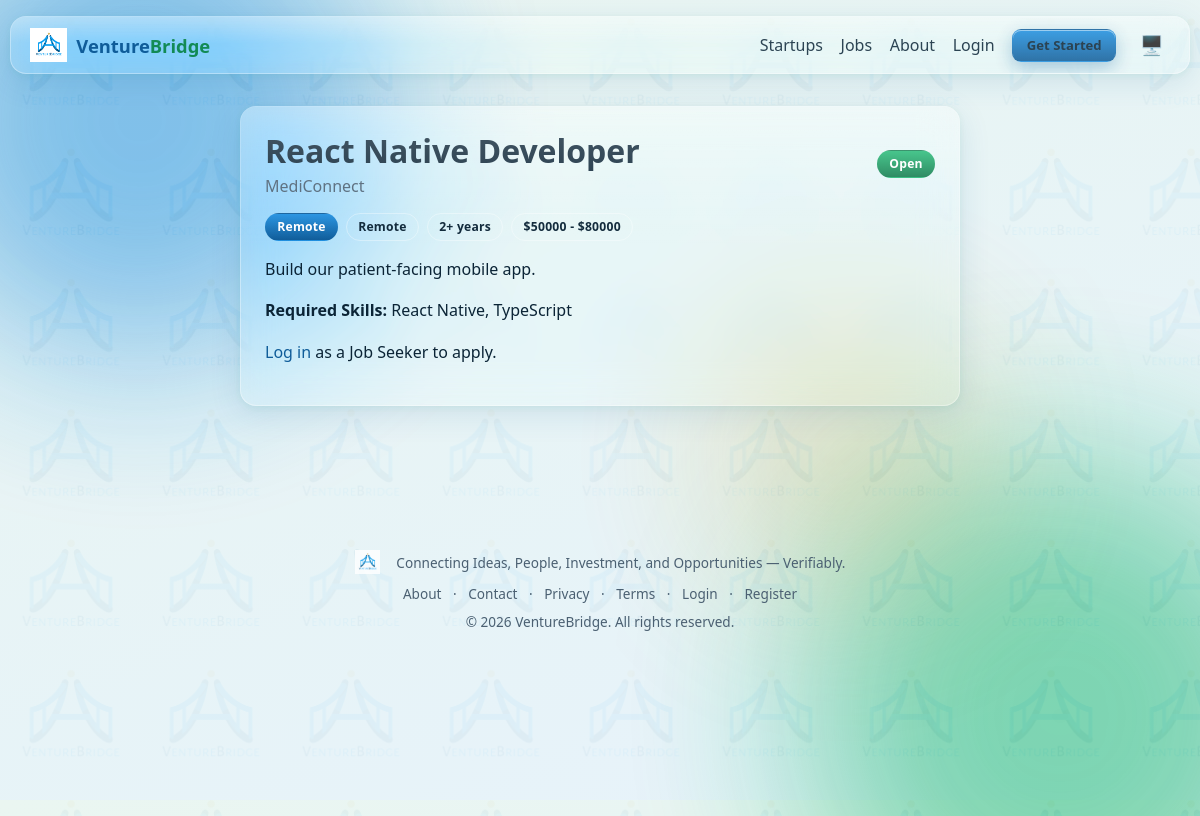
/jobs/3, run on the app's committed database.
### models.py (models this page shows, shortened)
class Job(db.Model):
    id = db.Column(db.Integer, primary_key=True)
    startup_id = db.Column(db.Integer, db.ForeignKey("startup.id"), nullable=False)
    title = db.Column(db.String(150), nullable=False, index=True)
    description = db.Column(db.Text)
    required_skills = db.Column(db.String(500))
    experience_level = db.Column(db.String(50))
    job_type = db.Column(db.String(30))
    location = db.Column(db.String(120), index=True)
    salary_min = db.Column(db.Integer)
    salary_max = db.Column(db.Integer)
    deadline = db.Column(db.Date)
    status = db.Column(db.String(10), default="open")
    created_at = db.Column(db.DateTime, default=datetime.utcnow)
    applications = db.relationship("JobApplication", backref="job", cascade="all,delete", lazy="dynamic")

class Startup(db.Model):
    id = db.Column(db.Integer, primary_key=True)
    founder_id = db.Column(db.Integer, db.ForeignKey("user.id"), nullable=False)
    name = db.Column(db.String(150), nullable=False, index=True)
    logo = db.Column(db.String(255))
    description = db.Column(db.Text)
    industry = db.Column(db.String(120), index=True)
    stage = db.Column(db.String(30))
    location = db.Column(db.String(120), index=True)
    website = db.Column(db.String(255))
    founded_year = db.Column(db.Integer)
    business_model = db.Column(db.String(255))
    team_size = db.Column(db.Integer)
    is_active = db.Column(db.Boolean, default=True)
    document_status = db.Column(db.String(20), default="pending")
    created_at = db.Column(db.DateTime, default=datetime.utcnow)
    documents = db.relationship("StartupDocument", backref="startup", cascade="all,delete", lazy="dynamic")
    jobs = db.relationship("Job", backref="startup", cascade="all,delete", lazy="dynamic")
    investment_requests = db.relationship("InvestmentRequest", backref="startup", cascade="all,delete", lazy="dynamic")
    def is_publicly_visible(self):
        return self.is_active and self.document_status == "approved"

### blueprints/jobs.py (the view)
@bp.route("/<int:job_id>")
def detail(job_id):
    job = Job.query.get_or_404(job_id)
    is_owner_or_admin = current_user.is_authenticated and (
        current_user.id == job.startup.founder_id or current_user.role == "admin")
    if not is_owner_or_admin and not job.startup.is_publicly_visible():
        abort(404)
    already_applied = False
    if current_user.is_authenticated and current_user.role == "jobseeker":
        already_applied = JobApplication.query.filter_by(job_id=job.id, applicant_id=current_user.id).first() is not None
    app_form = JobApplicationForm()
    return render_template("jobs/detail.html", job=job, already_applied=already_applied, app_form=app_form)

### templates/jobs/detail.html (shortened to what this page needs)
{% extends "base.html" %}
{% block content %}
<div class="glass card-pad animate-in" style="max-width:720px;margin:0 auto;">
  <div class="flex-between flex-wrap gap-2">
    <div>
      <h1 style="margin-bottom:.2rem;">{{ job.title }}</h1>
      <a href="{{ url_for('startups.detail', startup_id=job.startup.id) }}" class="text-muted">{{ job.startup.name }}</a>
    </div>
    <span class="badge {{ 'badge-verified' if job.status == 'open' else 'badge-rejected' }}">{{ job.status|capitalize }}</span>
  </div>
  <div class="flex gap-1 flex-wrap" style="margin:1rem 0;">
    <span class="badge badge-blue">{{ job.job_type }}</span>
    <span class="badge badge-outline">{{ job.location }}</span>
    {% if job.experience_level %}<span class="badge badge-outline">{{ job.experience_level }}</span>{% endif %}
    {% if job.salary_min %}<span class="badge badge-outline">${{ job.salary_min }} - ${{ job.salary_max }}</span>{% endif %}
  </div>
  <p>{{ job.description }}</p>
  <p><strong>Required Skills:</strong> {{ job.required_skills or "—" }}</p>
  {% if current_user.is_authenticated and current_user.role == 'founder' and current_user.id == job.startup.founder_id %}
    <div class="flex gap-1">
      <a href="{{ url_for('jobs.applications', job_id=job.id) }}" class="btn btn-outline btn-sm">View Applications</a>
      <form method="POST" action="{{ url_for('jobs.toggle_status', job_id=job.id) }}">
        <input type="hidden" name="csrf_token" value="{{ csrf_token() }}">
        <button class="btn btn-outline btn-sm" type="submit">{{ "Close Job" if job.status == "open" else "Reopen Job" }}</button>
      </form>
    </div>
  {% elif not current_user.is_authenticated %}
    <p><a href="{{ url_for('auth.login') }}">Log in</a> as a Job Seeker to apply.</p>
  {% endif %}
</div>
{% endblock %}

### static/css/style.css (style rules this page uses)
:root { --radius: 16px; --radius-sm: 10px; --font: "Segoe UI", system-ui, -apple-system, "Helvetica Neue", Arial, sans-serif; --blue-900:#0a2f4d; --blue-700:#0f5c99; --blue-500:#1f8fe0; --blue-300:#7cc4f5; --green-700:#0f7a4c; --green-500:#1eb872; --green-300:#8fe3b8; --gold:#c9a227; --bg-grad-1: var(--blue-500); --bg-grad-2: var(--green-500); --bg-grad-3: var(--gold); --glass-bg: rgba(255,255,255,0.14); --glass-border: rgba(255,255,255,0.35); --glass-shine: rgba(255,255,255,0.55); --text-main:#0b2436; --text-muted:#4b6072; --page-bg-1:#eaf6f1; --page-bg-2:#e5f2fb; }
* { box-sizing:border-box; }
html,body { height:100%; }
body { margin:0; font-family:var(--font); color:var(--text-main); background: linear-gradient(160deg, var(--page-bg-1), var(--page-bg-2)); min-height:100vh; position:relative; overflow-x:hidden; transition: background .3s ease, color .3s ease; }
.glass { position:relative; background: var(--glass-bg); backdrop-filter: blur(18px) saturate(140%); -webkit-backdrop-filter: blur(18px) saturate(140%); border: 1px solid var(--glass-border); border-radius: var(--radius); box-shadow: 0 8px 32px rgba(15,92,153,0.12), 0 2px 8px rgba(30,184,114,0.08); overflow:hidden; }
.glass::before { content:""; position:absolute; top:0; left:0; right:0; height:46%; background: linear-gradient(180deg, var(--glass-shine), transparent); opacity:.5; pointer-events:none; }
.card-pad { padding:1.5rem; }
.animate-in { animation: fadeSlideIn .5s ease both; }
h1,h2,h3,h4 { margin:0 0 .5rem; line-height:1.25; }
p { line-height:1.6; }
a { color:var(--blue-700); text-decoration:none; }
.text-muted { color:var(--text-muted); }
.flex { display:flex; align-items:center; }
.flex-between { display:flex; align-items:center; justify-content:space-between; }
.gap-1 { gap:.5rem; }
.gap-2 { gap:1rem; }
.flex-wrap { flex-wrap:wrap; }
.badge { display:inline-flex; align-items:center; gap:.3rem; padding:.28rem .7rem; border-radius:999px; font-size:.76rem; font-weight:700; letter-spacing:.02em; background:linear-gradient(180deg, rgba(255,255,255,.5), rgba(255,255,255,0)) , var(--glass-bg); border:1px solid var(--glass-border); }
.badge-verified { color:#fff; background:linear-gradient(180deg, var(--green-500), var(--green-700)); border-color:transparent; }
.badge-blue { color:#fff; background:linear-gradient(180deg, var(--blue-500), var(--blue-700)); border-color:transparent; }
.badge-outline { background:transparent; }

### data on the page
Job: title "React Native Developer", status "Open", job_type "Remote", location "Remote", experience_level "2+ years", salary_min "50000", salary_max "80000", description "Build our patient-facing mobile app.", required_skills "React Native, TypeScript"
Startup: startup.name "MediConnect"
